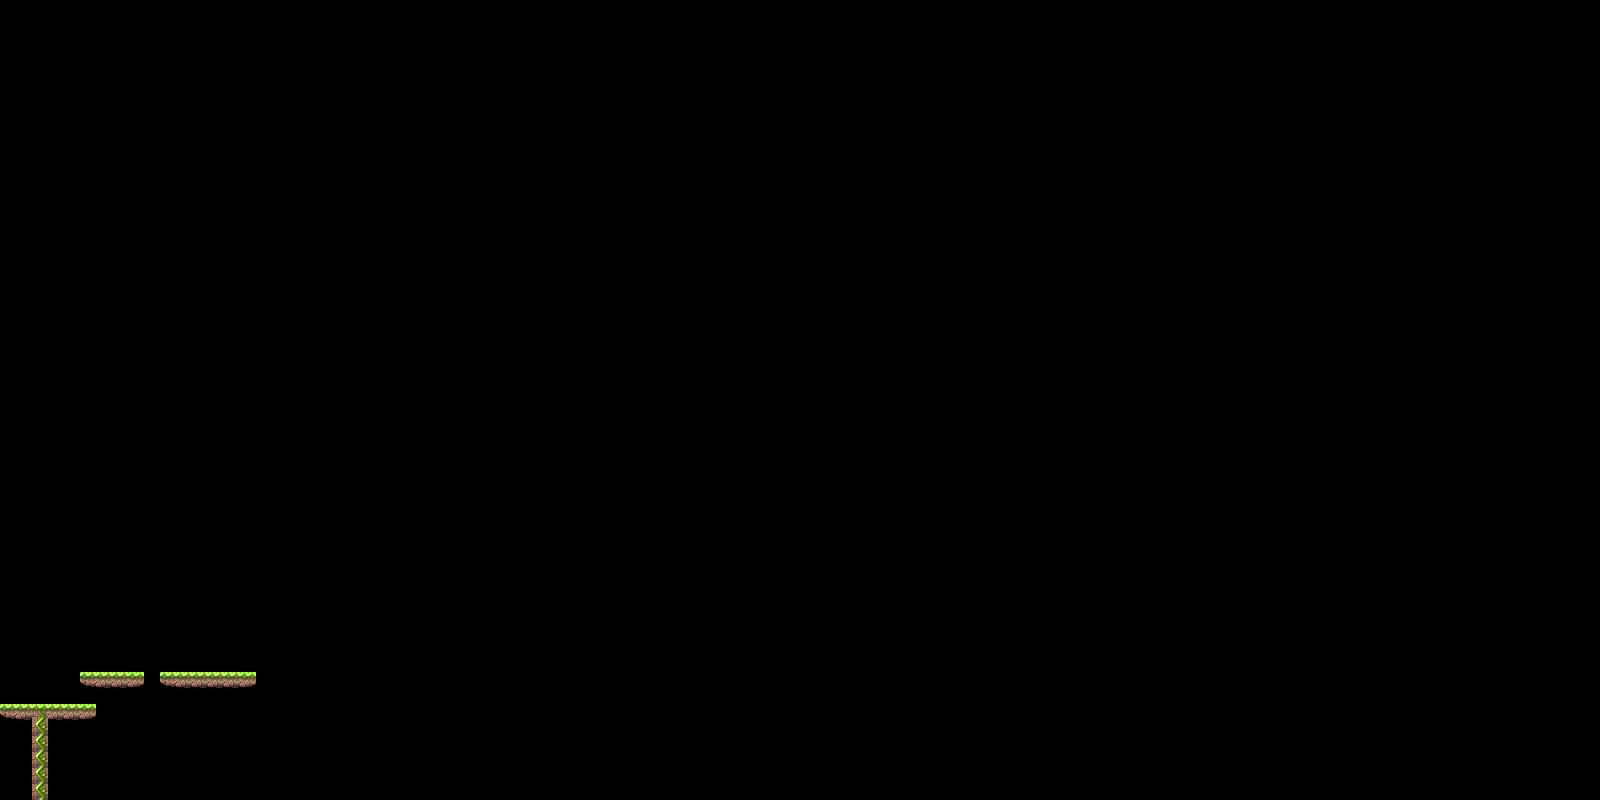

A 2D game scene composited from a Tiled map and its tileset images. What follows is a short description and the map's XML, with each tile layer's data collapsed to a summary:
An orthogonal 100x50 tile map with 16x16 px tiles, 1 tile layer (Tile Layer 1).

<map version="1.0" orientation="orthogonal" width="100" height="50" tilewidth="16" tileheight="16">
 <tileset firstgid="1" name="platformer_tiles" tilewidth="16" tileheight="16">
  <image source="../tiles/platformer_tiles.png" width="304" height="96" />
 </tileset>
 <layer name="Tile Layer 1" width="100" height="50">
  <data>[5000 cells, 22 non-empty, 6 distinct tile ids]</data>
 </layer>
</map>
